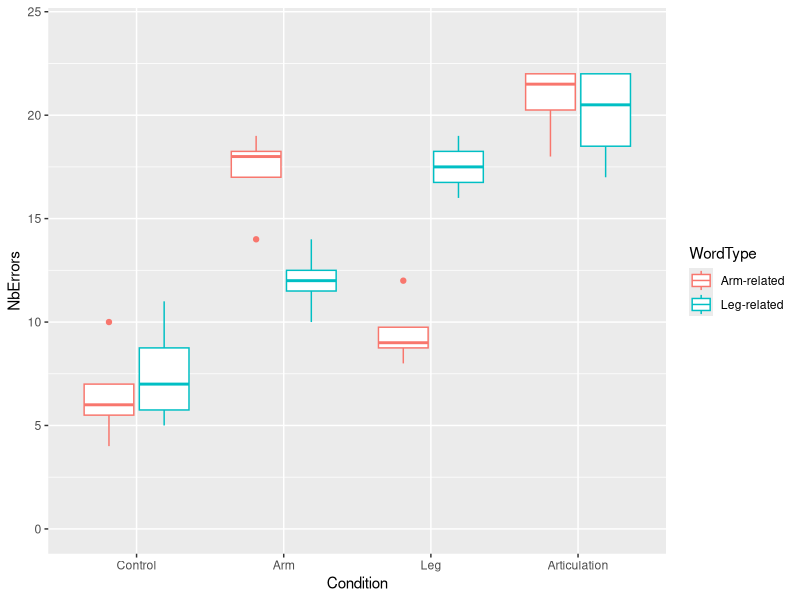

Write R code to recreate this figure. (Note: this script raises an error after producing the figure.)
## Shebani agreed to talk on the phone or skype (2018-09-20), but she asked me
## what information I needed. Here I make up some fictitious data to exemplify.

library("ggplot2")

df <- expand.grid(
  WordType = c("Arm-related", "Leg-related"),
  Condition = c("Control", "Arm", "Leg", "Articulation"),
  Participant = 1:4)

df <- df[, ncol(df):1]
head(df,12)

# Simulate number of observations per cell
rand_unif <- runif(nrow(df))
nb_missing <- ifelse(rand_unif < 1/15, 2, ifelse(rand_unif < 1/10, 1, 0))
# assuming 24 is the total nb of trials and some are lost
df$nbValidTrials <- 24 - nb_missing

# Assume number of errors are binomially distributed
df$NbErrors <- rbinom(nrow(df), df$nbValidTrials, c(0.3, 0.3, 0.75, 0.5, 0.5, 0.75, 0.9, 0.85))

head(df,12)

# plot
ggplot(df, aes(x = Condition, y = NbErrors, colour = WordType)) +
  geom_boxplot() + 
  ylim(0,24)

# Save to disk
write.csv(df, "power-analysis/made-up_data_example_shebani.csv",
          row.names = FALSE, fileEncoding = "UTF-8")
